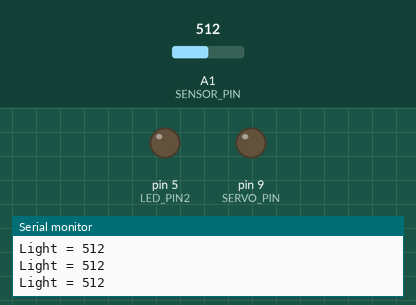
This sketch was run on a simulated Arduino Uno, built with avr-gcc and run on an emulated ATmega328P. On the bench: output pins drawn as LEDs (lit = HIGH), the last lines printed to the serial monitor. Dashed ring = blinking. Inputs (shaded band) come from the test bench; at power-on: A1 (SENSOR_PIN) = 512. Pins used as bus, display or sensor lines are not drawn.

Above: at 1.2 s.
1.3 s: A1 (SENSOR_PIN) set to 53
2.8 s: A1 (SENSOR_PIN) set to 46
At 3.7 s:
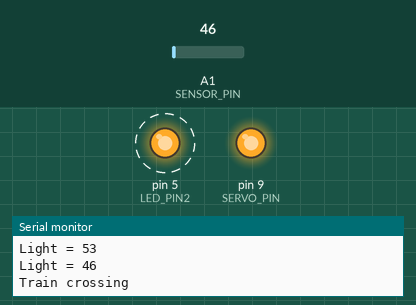
5.8 s: A1 (SENSOR_PIN) set to 122
At 8.6 s:
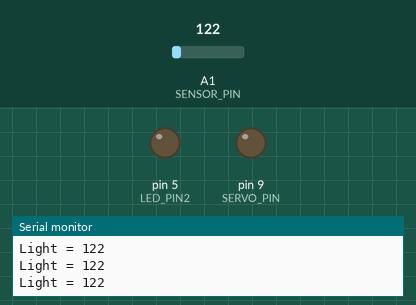
8.8 s: A1 (SENSOR_PIN) set to 40
At 9.2 s:
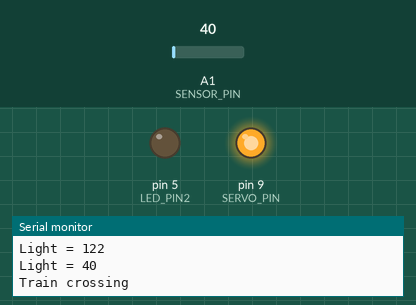
Timing chart, 0 to 12.8 s (numbered marks = the images above; inputs shaded):
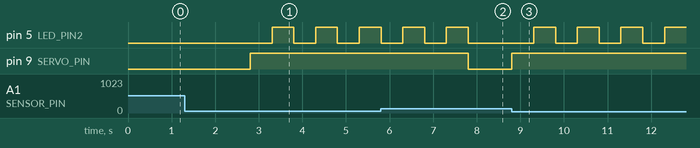

Measured:
- the behaviour switches between 50 and 49 on A1 (SENSOR_PIN) (found by bisection; images 0 and 1)
- after the input at 2.8 s, pin 5 (LED_PIN2): alternates HIGH for 0.50 s and LOW for 0.50 s, starting after 0.51 s; pin 9 (SERVO_PIN): LOW → HIGH at once
- after the input at 5.8 s, pin 9 (SERVO_PIN): goes on until 7.8 s, then stays LOW
- after the input at 8.8 s, pin 5 (LED_PIN2): alternates HIGH for 0.50 s and LOW for 0.50 s, starting after 0.51 s; pin 9 (SERVO_PIN): LOW → HIGH at once

The sketch:

LittleBitsRailroadCrossing.ino
```cpp
/*

Arduino+LittleBits code for a railroad crossing. Uses LED + Light Sensor bits
to detect the approaching train. Wired up to an Arduino bit. The Arduino has
two LED bits and Servo bit for outputs.

The Arduino outputs the value of the light sensor bit to the
Serial monitor for debugging.

*/

const int LED_PIN1 = 1;
const int LED_PIN2 = 5;
const int SERVO_PIN = 9;
const int SENSOR_PIN = A1;

const int BLINK_TIMES = 5;
const int BLINK_INTERVAL = 500;
const int LIGHT_THRESHOLD = 50;

void setup() {

  Serial.begin(9600);

  pinMode(LED_PIN1, OUTPUT);
  pinMode(LED_PIN2, OUTPUT);
  pinMode(SERVO_PIN, OUTPUT);
}

void loop() {

  int lightSensorValue = analogRead(SENSOR_PIN);

  Serial.print("Light = ");
  Serial.println(lightSensorValue);

  // When the train crosses, the light level should drop significantly
  boolean isTrainCrossing = lightSensorValue < LIGHT_THRESHOLD;

  if (isTrainCrossing) {

    Serial.println("Train crossing");

    // Turn on the servo to lower the gate
    digitalWrite(SERVO_PIN, HIGH);

    for (int i = 0; i < BLINK_TIMES; i++) {

        // Blink first light
        digitalWrite(LED_PIN1, HIGH);
        digitalWrite(LED_PIN2, LOW);

        delay(BLINK_INTERVAL);

        // Blink second light
        digitalWrite(LED_PIN1, LOW);
        digitalWrite(LED_PIN2, HIGH);

        delay(BLINK_INTERVAL);
    }

    Serial.println("Done");

    // Turn everything off
    digitalWrite(LED_PIN1, LOW);
    digitalWrite(LED_PIN2, LOW);
    digitalWrite(SERVO_PIN, LOW);
  }

  delay(200);
}
```
